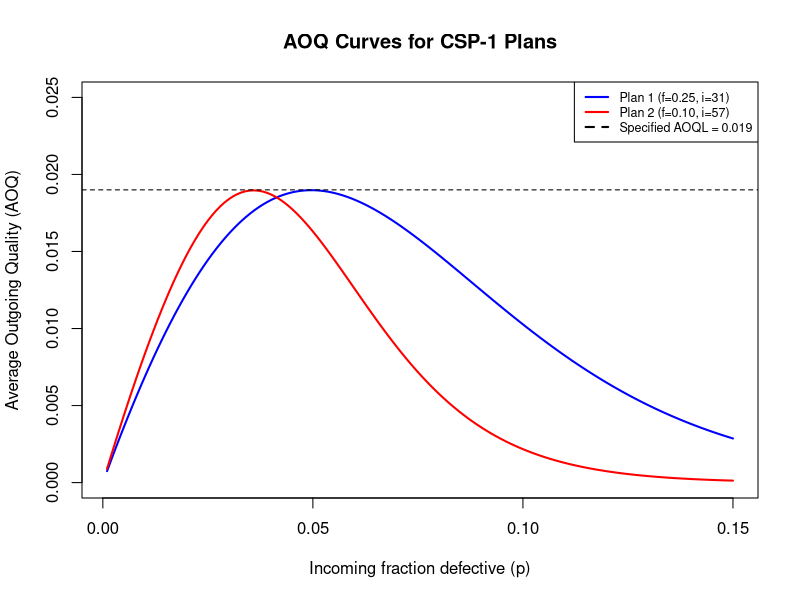
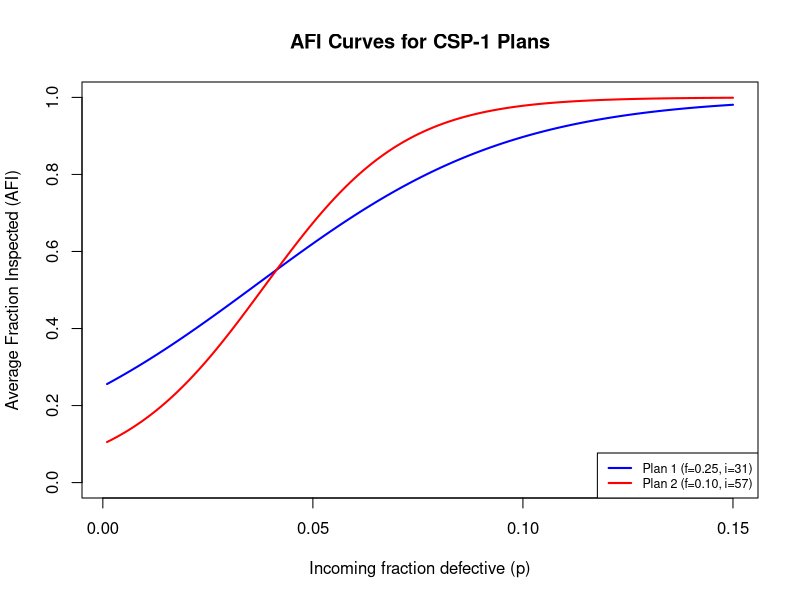
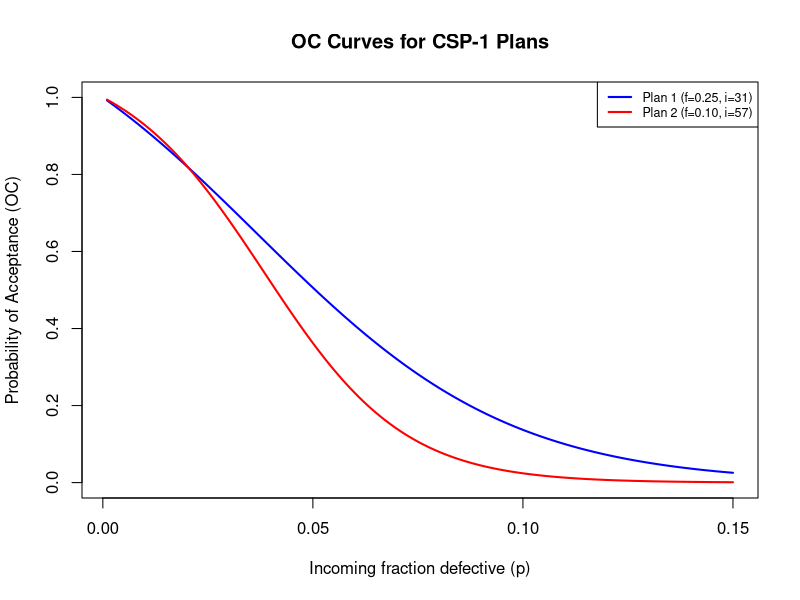

Source code (R) for these figures, in order:
## ---- chunk 1
# PRACTICAL 12: CONTINUOUS SAMPLING PLAN-1 (CSP-1)

# Incoming fraction defective
p <- seq(0.001, 0.15, 0.001)

# Specific incoming fraction defective
p0 <- 0.0375

# Two CSP-1 plans
# Updated Plan 1
# Plan 2 retained from the original practical

f <- c(0.25, 0.10)
i <- c(31, 57)

# Specified AOQL
AOQL <- 0.019

# Fraction of non-defective units
q <- 1 - p
## ---- chunk 2
# AOQ curves for both plans

AOQ1 <- p * (1-f[1]) * q^i[1] /
  (f[1] + (1-f[1]) * q^i[1])

AOQ2 <- p * (1-f[2]) * q^i[2] /
  (f[2] + (1-f[2]) * q^i[2])

# Maximum AOQ and corresponding incoming fraction defective

AOQL1 <- max(AOQ1)
AOQL2 <- max(AOQ2)

p_max1 <- p[which.max(AOQ1)]
p_max2 <- p[which.max(AOQ2)]

round(c(AOQL_Plan1 = AOQL1,
        AOQL_Plan2 = AOQL2,
        p_at_max_Plan1 = p_max1,
        p_at_max_Plan2 = p_max2), 8)
## ---- chunk 3
AFI1 <- f[1] /
  (f[1] + (1-f[1]) * (1-p0)^i[1])

AFI2 <- f[2] /
  (f[2] + (1-f[2]) * (1-p0)^i[2])

round(c(AFI_Plan1 = AFI1,
        AFI_Plan2 = AFI2), 7)
## ---- chunk 4
OC1 <- (1-p0)^i[1] /
  (f[1] + (1-f[1]) * (1-p0)^i[1])

OC2 <- (1-p0)^i[2] /
  (f[2] + (1-f[2]) * (1-p0)^i[2])

round(c(OC_Plan1 = OC1,
        OC_Plan2 = OC2), 7)
## ---- chunk 5
Comparison <- data.frame(
  Measure = c("Sampling Fraction (f)",
              "Clearance Number (i)",
              "Maximum AOQ (AOQL)",
              "AFI at p = 0.0375",
              "OC at p = 0.0375"),

  Plan1 = c(f[1], i[1], AOQL1, AFI1, OC1),

  Plan2 = c(f[2], i[2], AOQL2, AFI2, OC2)
)

Comparison[-c(1,2), 2:3] <-
  round(Comparison[-c(1,2), 2:3], 7)

Comparison
## ---- chunk 6
plot(p, AOQ1, type = "l", col = "blue", lwd = 2,
     ylim = c(0, 0.025),
     xlab = "Incoming fraction defective (p)",
     ylab = "Average Outgoing Quality (AOQ)",
     main = "AOQ Curves for CSP-1 Plans")

lines(p, AOQ2, col = "red", lwd = 2)

abline(h = AOQL, lty = 2, col = "black")

legend("topright",
       legend = c("Plan 1 (f=0.25, i=31)",
                  "Plan 2 (f=0.10, i=57)",
                  "Specified AOQL = 0.019"),
       col = c("blue", "red", "black"),
       lty = c(1, 1, 2),
       lwd = 2,
       cex = 0.75)
## ---- chunk 7
AFI_curve1 <- f[1] /
  (f[1] + (1-f[1]) * (1-p)^i[1])

AFI_curve2 <- f[2] /
  (f[2] + (1-f[2]) * (1-p)^i[2])

plot(p, AFI_curve1, type = "l", col = "blue", lwd = 2,
     ylim = c(0, 1),
     xlab = "Incoming fraction defective (p)",
     ylab = "Average Fraction Inspected (AFI)",
     main = "AFI Curves for CSP-1 Plans")

lines(p, AFI_curve2, col = "red", lwd = 2)

legend("bottomright",
       legend = c("Plan 1 (f=0.25, i=31)",
                  "Plan 2 (f=0.10, i=57)"),
       col = c("blue", "red"),
       lty = 1,
       lwd = 2,
       cex = 0.75)
## ---- chunk 8
OC_curve1 <- (1-p)^i[1] /
  (f[1] + (1-f[1]) * (1-p)^i[1])

OC_curve2 <- (1-p)^i[2] /
  (f[2] + (1-f[2]) * (1-p)^i[2])

plot(p, OC_curve1, type = "l", col = "blue", lwd = 2,
     ylim = c(0, 1),
     xlab = "Incoming fraction defective (p)",
     ylab = "Probability of Acceptance (OC)",
     main = "OC Curves for CSP-1 Plans")

lines(p, OC_curve2, col = "red", lwd = 2)

legend("topright",
       legend = c("Plan 1 (f=0.25, i=31)",
                  "Plan 2 (f=0.10, i=57)"),
       col = c("blue", "red"),
       lty = 1,
       lwd = 2,
       cex = 0.75)
